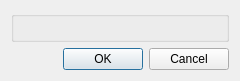
<?xml version="1.0" encoding="UTF-8"?>
<ui version="4.0">
 <class>CsvCfgUI</class>
 <widget class="QDialog" name="CsvCfgUI">
  <property name="geometry">
   <rect>
    <x>0</x>
    <y>0</y>
    <width>240</width>
    <height>75</height>
   </rect>
  </property>
  <layout class="QVBoxLayout" name="verticalLayout_2">
   <item>
    <widget class="QGroupBox" name="groupBoxTitle">
     <layout class="QVBoxLayout" name="layContainer"/>
    </widget>
   </item>
   <item>
    <spacer name="verticalSpacer">
     <property name="orientation">
      <enum>Qt::Vertical</enum>
     </property>
     <property name="sizeHint" stdset="0">
      <size>
       <width>20</width>
       <height>40</height>
      </size>
     </property>
    </spacer>
   </item>
   <item>
    <widget class="QDialogButtonBox" name="buttonBox">
     <property name="orientation">
      <enum>Qt::Horizontal</enum>
     </property>
     <property name="standardButtons">
      <set>QDialogButtonBox::Cancel|QDialogButtonBox::Ok</set>
     </property>
    </widget>
   </item>
  </layout>
 </widget>
 <resources/>
 <connections>
  <connection>
   <sender>buttonBox</sender>
   <signal>accepted()</signal>
   <receiver>CsvCfgUI</receiver>
   <slot>accept()</slot>
   <hints>
    <hint type="sourcelabel">
     <x>248</x>
     <y>254</y>
    </hint>
    <hint type="destinationlabel">
     <x>157</x>
     <y>274</y>
    </hint>
   </hints>
  </connection>
  <connection>
   <sender>buttonBox</sender>
   <signal>rejected()</signal>
   <receiver>CsvCfgUI</receiver>
   <slot>reject()</slot>
   <hints>
    <hint type="sourcelabel">
     <x>316</x>
     <y>260</y>
    </hint>
    <hint type="destinationlabel">
     <x>286</x>
     <y>274</y>
    </hint>
   </hints>
  </connection>
 </connections>
</ui>
